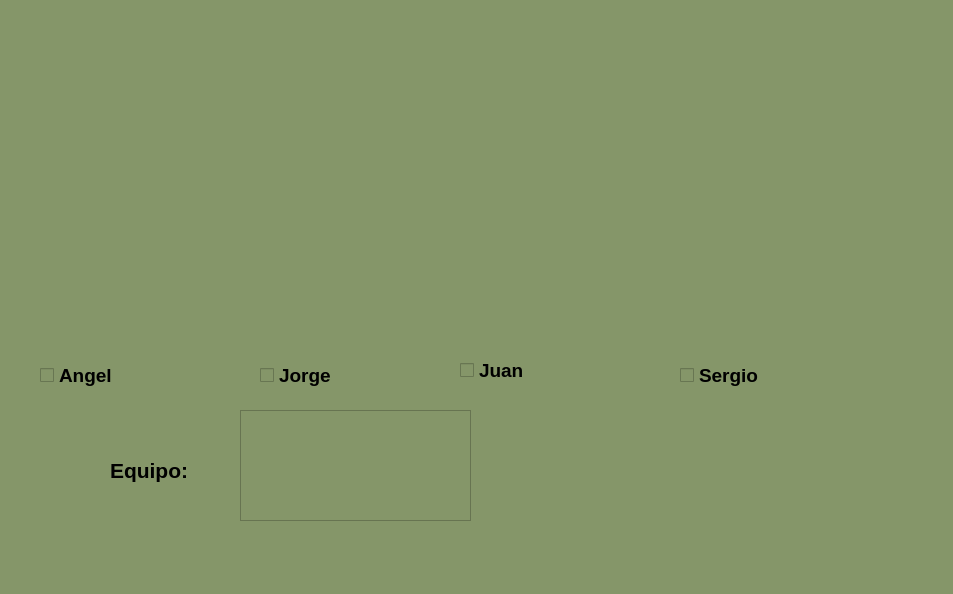
<?xml version="1.0" encoding="UTF-8"?>
<ui version="4.0">
 <class>MainWindow</class>
 <widget class="QMainWindow" name="MainWindow">
  <property name="geometry">
   <rect>
    <x>0</x>
    <y>0</y>
    <width>953</width>
    <height>594</height>
   </rect>
  </property>
  <property name="windowTitle">
   <string>MainWindow</string>
  </property>
  <property name="styleSheet">
   <string notr="true">background-color: rgb(133, 150, 105);</string>
  </property>
  <widget class="QWidget" name="centralwidget">
   <widget class="QLabel" name="label_logouat">
    <property name="geometry">
     <rect>
      <x>10</x>
      <y>10</y>
      <width>271</width>
      <height>101</height>
     </rect>
    </property>
    <property name="text">
     <string/>
    </property>
    <property name="pixmap">
     <pixmap resource="../Imagenes/recursos1.qrc">:/logos/LogoUAT.png</pixmap>
    </property>
    <property name="scaledContents">
     <bool>true</bool>
    </property>
   </widget>
   <widget class="QLabel" name="label_logofit">
    <property name="geometry">
     <rect>
      <x>630</x>
      <y>0</y>
      <width>291</width>
      <height>111</height>
     </rect>
    </property>
    <property name="text">
     <string/>
    </property>
    <property name="pixmap">
     <pixmap resource="../Imagenes/recursos1.qrc">:/logos/LogoFIT.png</pixmap>
    </property>
    <property name="scaledContents">
     <bool>true</bool>
    </property>
   </widget>
   <widget class="QLabel" name="label_logoequipo">
    <property name="geometry">
     <rect>
      <x>720</x>
      <y>400</y>
      <width>211</width>
      <height>131</height>
     </rect>
    </property>
    <property name="text">
     <string/>
    </property>
    <property name="pixmap">
     <pixmap resource="../Imagenes/recursos1.qrc">:/logos/LogoEquipo.jpeg</pixmap>
    </property>
    <property name="scaledContents">
     <bool>true</bool>
    </property>
   </widget>
   <widget class="QLabel" name="img_persona">
    <property name="geometry">
     <rect>
      <x>50</x>
      <y>180</y>
      <width>131</width>
      <height>161</height>
     </rect>
    </property>
    <property name="text">
     <string/>
    </property>
    <property name="pixmap">
     <pixmap resource="../Imagenes/recursos1.qrc">:/logos/Angel.jpeg</pixmap>
    </property>
    <property name="scaledContents">
     <bool>true</bool>
    </property>
   </widget>
   <widget class="QLabel" name="label_2">
    <property name="geometry">
     <rect>
      <x>110</x>
      <y>450</y>
      <width>121</width>
      <height>41</height>
     </rect>
    </property>
    <property name="font">
     <font>
      <pointsize>16</pointsize>
      <weight>75</weight>
      <bold>true</bold>
     </font>
    </property>
    <property name="text">
     <string>Equipo:</string>
    </property>
   </widget>
   <widget class="QCheckBox" name="cb_angel">
    <property name="geometry">
     <rect>
      <x>40</x>
      <y>360</y>
      <width>151</width>
      <height>31</height>
     </rect>
    </property>
    <property name="font">
     <font>
      <pointsize>14</pointsize>
      <weight>75</weight>
      <bold>true</bold>
     </font>
    </property>
    <property name="text">
     <string>Angel</string>
    </property>
   </widget>
   <widget class="QCheckBox" name="cb_jorge">
    <property name="geometry">
     <rect>
      <x>260</x>
      <y>360</y>
      <width>151</width>
      <height>31</height>
     </rect>
    </property>
    <property name="font">
     <font>
      <pointsize>14</pointsize>
      <weight>75</weight>
      <bold>true</bold>
     </font>
    </property>
    <property name="text">
     <string>Jorge</string>
    </property>
   </widget>
   <widget class="QLabel" name="img_persona_2">
    <property name="geometry">
     <rect>
      <x>260</x>
      <y>180</y>
      <width>141</width>
      <height>161</height>
     </rect>
    </property>
    <property name="text">
     <string/>
    </property>
    <property name="pixmap">
     <pixmap resource="../Imagenes/recursos1.qrc">:/logos/Jorge.png</pixmap>
    </property>
    <property name="scaledContents">
     <bool>true</bool>
    </property>
   </widget>
   <widget class="QLabel" name="img_persona_3">
    <property name="geometry">
     <rect>
      <x>470</x>
      <y>180</y>
      <width>141</width>
      <height>161</height>
     </rect>
    </property>
    <property name="text">
     <string/>
    </property>
    <property name="pixmap">
     <pixmap resource="../Imagenes/recursos1.qrc">:/logos/Paniagua.jpeg</pixmap>
    </property>
    <property name="scaledContents">
     <bool>true</bool>
    </property>
   </widget>
   <widget class="QCheckBox" name="cb_paniagua">
    <property name="geometry">
     <rect>
      <x>460</x>
      <y>360</y>
      <width>171</width>
      <height>21</height>
     </rect>
    </property>
    <property name="font">
     <font>
      <pointsize>14</pointsize>
      <weight>75</weight>
      <bold>true</bold>
     </font>
    </property>
    <property name="text">
     <string>Juan</string>
    </property>
   </widget>
   <widget class="QCheckBox" name="cb_sheko">
    <property name="geometry">
     <rect>
      <x>680</x>
      <y>360</y>
      <width>171</width>
      <height>31</height>
     </rect>
    </property>
    <property name="font">
     <font>
      <pointsize>14</pointsize>
      <weight>75</weight>
      <bold>true</bold>
     </font>
    </property>
    <property name="text">
     <string>Sergio</string>
    </property>
   </widget>
   <widget class="QLabel" name="img_persona_4">
    <property name="geometry">
     <rect>
      <x>680</x>
      <y>180</y>
      <width>141</width>
      <height>161</height>
     </rect>
    </property>
    <property name="text">
     <string/>
    </property>
    <property name="pixmap">
     <pixmap resource="../Imagenes/recursos1.qrc">:/logos/Sheko.jpeg</pixmap>
    </property>
    <property name="scaledContents">
     <bool>true</bool>
    </property>
   </widget>
   <widget class="QTextEdit" name="txt_equipo">
    <property name="geometry">
     <rect>
      <x>240</x>
      <y>410</y>
      <width>231</width>
      <height>111</height>
     </rect>
    </property>
   </widget>
  </widget>
  <widget class="QMenuBar" name="menubar">
   <property name="geometry">
    <rect>
     <x>0</x>
     <y>0</y>
     <width>953</width>
     <height>26</height>
    </rect>
   </property>
  </widget>
  <widget class="QStatusBar" name="statusbar"/>
 </widget>
 <resources>
  <include location="../Imagenes/recursos1.qrc"/>
 </resources>
 <connections/>
</ui>
